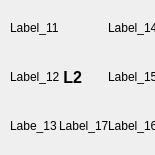
     <widget class="QFrame" name="gridFrame_2">
      <property name="minimumSize">
       <size>
        <width>155</width>
        <height>155</height>
       </size>
      </property>
      <property name="maximumSize">
       <size>
        <width>155</width>
        <height>155</height>
       </size>
      </property>
      <layout class="QGridLayout" name="gridLayout_2">
       <property name="sizeConstraint">
        <enum>QLayout::SetDefaultConstraint</enum>
       </property>
       <property name="leftMargin">
        <number>10</number>
       </property>
       <property name="topMargin">
        <number>3</number>
       </property>
       <property name="bottomMargin">
        <number>12</number>
       </property>
       <property name="horizontalSpacing">
        <number>12</number>
       </property>
       <property name="verticalSpacing">
        <number>8</number>
       </property>
       <item row="2" column="2">
        <widget class="QLabel" name="label_15">
         <property name="minimumSize">
          <size>
           <width>50</width>
           <height>50</height>
          </size>
         </property>
         <property name="maximumSize">
          <size>
           <width>50</width>
           <height>50</height>
          </size>
         </property>
         <property name="text">
          <string>Label_15</string>
         </property>
        </widget>
       </item>
       <item row="1" column="0">
        <widget class="QLabel" name="label_11">
         <property name="minimumSize">
          <size>
           <width>50</width>
           <height>50</height>
          </size>
         </property>
         <property name="maximumSize">
          <size>
           <width>50</width>
           <height>50</height>
          </size>
         </property>
         <property name="text">
          <string>Label_11</string>
         </property>
        </widget>
       </item>
       <item row="3" column="2">
        <widget class="QLabel" name="label_16">
         <property name="minimumSize">
          <size>
           <width>50</width>
           <height>50</height>
          </size>
         </property>
         <property name="maximumSize">
          <size>
           <width>50</width>
           <height>50</height>
          </size>
         </property>
         <property name="text">
          <string>Label_16</string>
         </property>
        </widget>
       </item>
       <item row="2" column="0">
        <widget class="QLabel" name="label_12">
         <property name="minimumSize">
          <size>
           <width>50</width>
           <height>50</height>
          </size>
         </property>
         <property name="maximumSize">
          <size>
           <width>50</width>
           <height>50</height>
          </size>
         </property>
         <property name="text">
          <string>Label_12</string>
         </property>
        </widget>
       </item>
       <item row="3" column="0">
        <widget class="QLabel" name="label_13">
         <property name="minimumSize">
          <size>
           <width>50</width>
           <height>50</height>
          </size>
         </property>
         <property name="maximumSize">
          <size>
           <width>50</width>
           <height>50</height>
          </size>
         </property>
         <property name="text">
          <string>Labe_13</string>
         </property>
        </widget>
       </item>
       <item row="1" column="2">
        <widget class="QLabel" name="label_14">
         <property name="minimumSize">
          <size>
           <width>50</width>
           <height>50</height>
          </size>
         </property>
         <property name="maximumSize">
          <size>
           <width>50</width>
           <height>50</height>
          </size>
         </property>
         <property name="text">
          <string>Label_14</string>
         </property>
        </widget>
       </item>
       <item row="2" column="1">
        <widget class="QLabel" name="Label_18">
         <property name="minimumSize">
          <size>
           <width>50</width>
           <height>50</height>
          </size>
         </property>
         <property name="maximumSize">
          <size>
           <width>50</width>
           <height>50</height>
          </size>
         </property>
         <property name="font">
          <font>
           <pointsize>12</pointsize>
           <weight>75</weight>
           <bold>true</bold>
          </font>
         </property>
         <property name="text">
          <string> L2</string>
         </property>
        </widget>
       </item>
       <item row="3" column="1">
        <widget class="QLabel" name="label_17">
         <property name="minimumSize">
          <size>
           <width>50</width>
           <height>50</height>
          </size>
         </property>
         <property name="maximumSize">
          <size>
           <width>50</width>
           <height>50</height>
          </size>
         </property>
         <property name="text">
          <string>Label_17</string>
         </property>
        </widget>
       </item>
      </layout>
     </widget>
